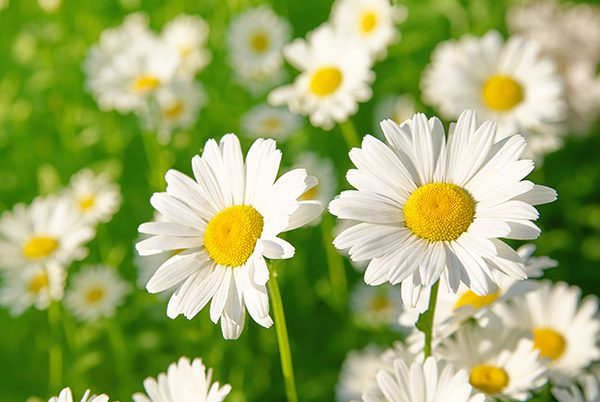
#> input picture Task 4- Pencil Sktch/White-Daisies-600x402.jpg, 600 x 402 px
$ jupyter execute PencilSketch.ipynb
#> lines starting #> are read from the running program, lines starting #| are printed output that depends on the picture
# Importing Libraries

[cell 1]
import cv2
import matplotlib.pyplot as plt

# Read Your Image

[cell 2]
img=cv2.imread('White-Daisies-600x402.jpg')
#> img is the input picture: shape (402, 600, 3); mean B, G, R 104.6, 170.5, 156.5
#type(img)
cv2.imshow("Daisy",img)
cv2.waitKey(0)

[cell 3]
plt.imshow(cv2.cvtColor(img,cv2.COLOR_BGR2RGB))

### Convert BGR to Gray

[cell 4]
grayImg = cv2.cvtColor(img, cv2.COLOR_BGR2GRAY)
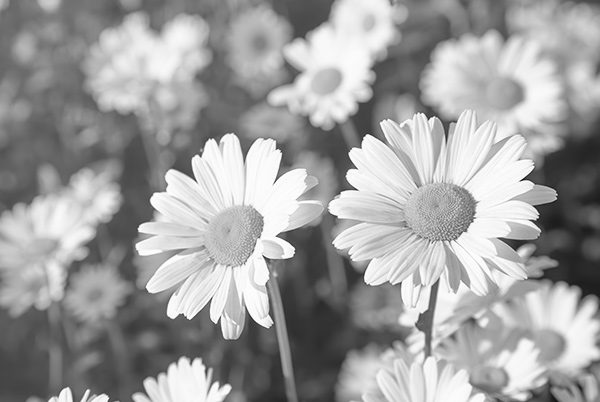
#> grayImg: shape (402, 600); min 12, max 255, mean 158.8
cv2.imshow("GrayImg",grayImg)
cv2.waitKey(0)

### Convert  Gray to Image Negative

[cell 5]
negative_image = 255 - grayImg
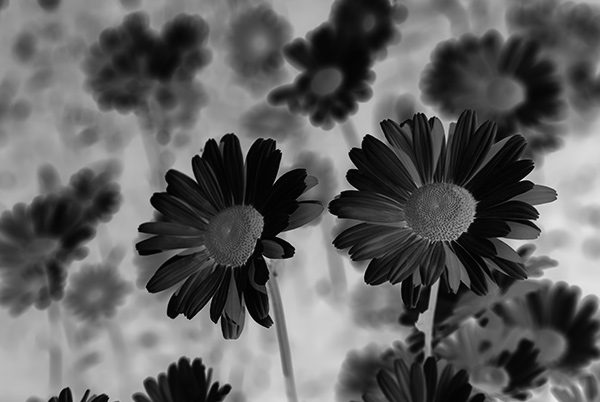
#> negative_image: shape (402, 600); min 0, max 243, mean 96.2
cv2.imshow("Negative Image", negative_image)
cv2.waitKey(0)

### Apply Gaussian Blur

[cell 6]
blurred = cv2.GaussianBlur(negative_image, (25, 25), 0)
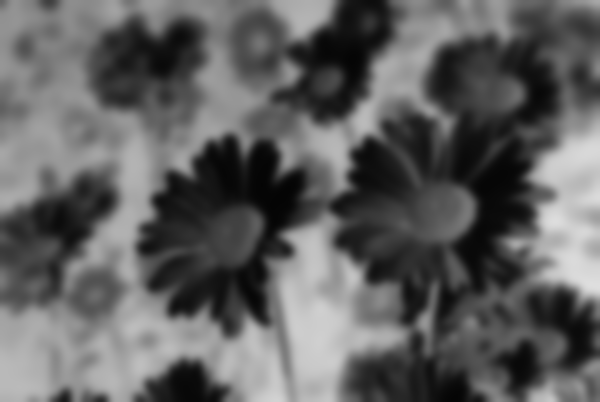
#> blurred: shape (402, 600); min 4, max 223, mean 96.2
cv2.imshow("blurred", blurred)
cv2.waitKey(0)

### Converting Blurred Image To Sketch

[cell 7]
negative_blurred = 255 - blurred
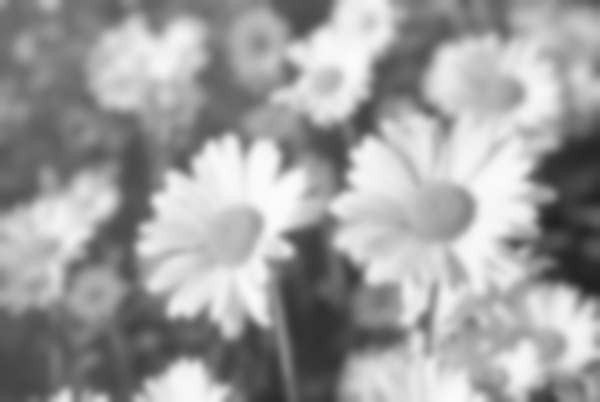
#> negative_blurred: shape (402, 600); min 32, max 251, mean 158.8
pencil_sketch = cv2.divide(grayImg, negative_blurred, scale=256.0)
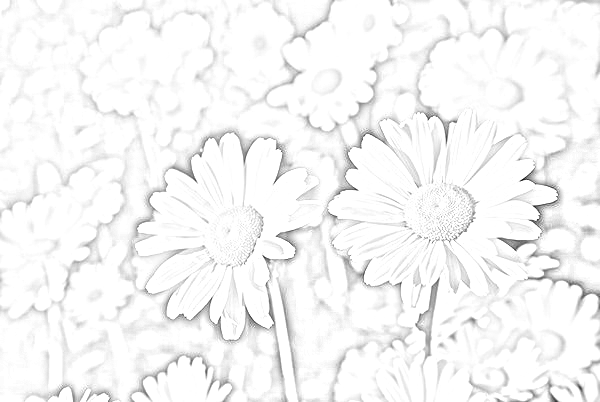
#> pencil_sketch: shape (402, 600); min 16, max 255, mean 246.3
cv2.imshow("Sketch", pencil_sketch)
cv2.waitKey(0)
